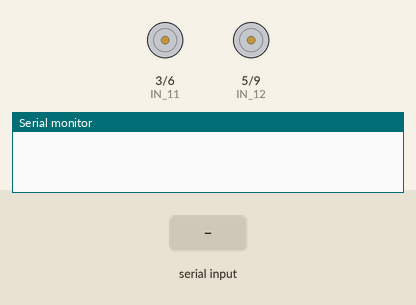
This sketch was run on a simulated Arduino Uno, built with avr-gcc and run on an emulated ATmega328P. On the bench: motor-driver pin pairs drawn as motors (green arrow = first pin HIGH = forward, orange = second pin HIGH = backward, longer = more drive), the last lines printed to the serial monitor. Inputs (shaded band) come from the test bench.

Above: at 1.2 s.
1.3 s: "J\n" received over the second serial link
At 2.2 s:
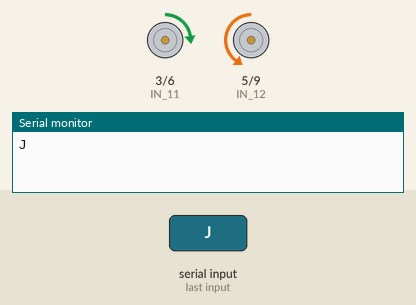
2.8 s: "R\n" received over the second serial link
At 3.3 s:
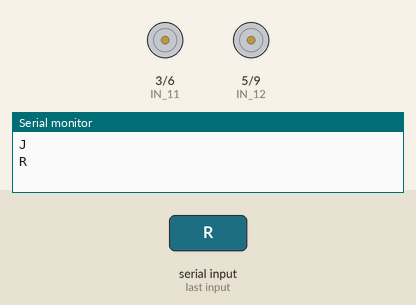
4.3 s: "L\n" received over the second serial link
5.8 s: "F90\n" received over the second serial link
At 6.8 s:
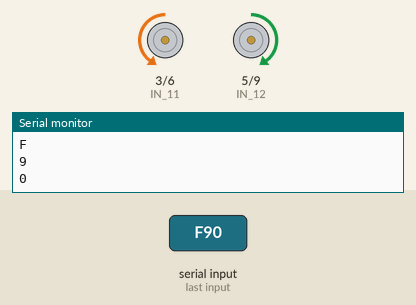
7.3 s: "F,45\n" received over the second serial link
At 7.9 s:
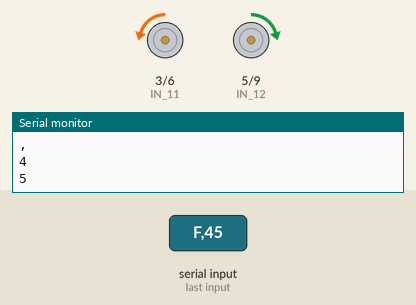
8.8 s: "G90\n" received over the second serial link
At 9.1 s:
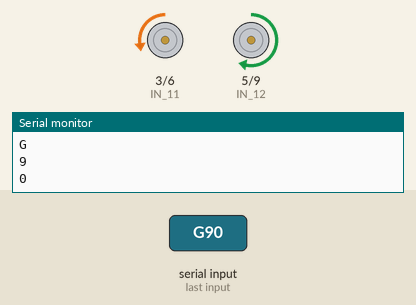
Timing chart, 0 to 11.3 s (numbered marks = the images above; inputs shaded):
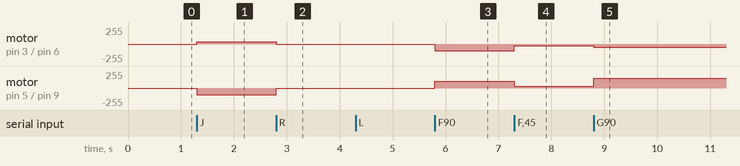

The sketch:

NROv2.ino
```cpp
#include <SoftwareSerial.h>
SoftwareSerial BTSerial(0, 1); // RX | TX

#define IN_11  3        // L298N #1 in 1 motor Front Right
#define IN_12  5        // L298N #1 in 2 motor Front Right
#define IN_21  6       // L298N #2 in 1 motor Front Left
#define IN_22  9        // L298N #2 in 2 motor Front Left

#define fact 3

int sm = 100;

void forward() {
  /*****LEFT MOTORS****/
  analogWrite(IN_22, 0);
  analogWrite(IN_21, sm);

  /*****RIGHT MOTORS****/
  analogWrite(IN_12, sm);
  analogWrite(IN_11, 0);
}

void forward_left() {
  /*****LEFT MOTORS****/
  analogWrite(IN_22, 0);
  analogWrite(IN_21, sm / fact);

  /*****RIGHT MOTORS****/
  analogWrite(IN_12, sm);
  analogWrite(IN_11, 0);
}

void forward_right() {
  /*****LEFT MOTORS****/
  analogWrite(IN_22, 0);
  analogWrite(IN_21, sm);

  /*****RIGHT MOTORS****/
  analogWrite(IN_12, sm / fact);
  analogWrite(IN_11, 0);
}

void back() {
  /*****LEFT MOTORS****/
  analogWrite(IN_22, sm);
  analogWrite(IN_21, 0);

  /*****RIGHT MOTORS****/
  analogWrite(IN_12, 0);
  analogWrite(IN_11, sm);
}

void back_left() {
  /*****LEFT MOTORS****/
  analogWrite(IN_22, sm / fact);
  analogWrite(IN_21, 0);

  /*****RIGHT MOTORS****/
  analogWrite(IN_12, 0);
  analogWrite(IN_11, sm);
}

void back_right() {
  /*****LEFT MOTORS****/
  analogWrite(IN_22, sm);
  analogWrite(IN_21, 0);

  /*****RIGHT MOTORS****/
  analogWrite(IN_12, 0);
  analogWrite(IN_11, sm / fact);
}

void left() {
  /*****LEFT MOTORS****/
  analogWrite(IN_22, sm);
  analogWrite(IN_21, 0);

  /*****RIGHT MOTORS****/
  analogWrite(IN_12, sm);
  analogWrite(IN_11, 0);
}

void right() {
  /*****LEFT MOTORS****/
  analogWrite(IN_22, 0);
  analogWrite(IN_21, sm);

  /*****RIGHT MOTORS****/
  analogWrite(IN_12, 0);
  analogWrite(IN_11, sm);
}

void stop() {
  /*****LEFT MOTORS****/
  analogWrite(IN_22, 0);
  analogWrite(IN_21, 0);

  /*****RIGHT MOTORS****/
  analogWrite(IN_12, 0);
  analogWrite(IN_11, 0);
}

void setup() {
  Serial.begin(9600);
  BTSerial.begin(9600);
}

void loop() {
  if (BTSerial.available()) {
    char c = BTSerial.read();
    if (c != 'S') {
      Serial.write(c);
      Serial.write('\n');
    }
    if (c >= '0' && c <= '9') {
      int speed = (c - '0') + 1;
      sm = 25 * speed;
    }
    if (c == 'F') {
      forward();
    }
    if (c == 'G') {
      forward_left();
    }
    if (c == 'I') {
      forward_right();
    }
    if (c == 'B') {
      back();
    }
    if (c == 'H') {
      back_left();
    }
    if (c == 'J') {
      back_right();
    }
    if (c == 'R') {
      right();
    }
    if (c == 'L') {
      left();
    }
    if (c == 'S') {
      stop();
    }
  }

}
```

Measured:
- after the input at 1.3 s, motor on pin 3 (IN_11) / pin 6 (IN_21): stopped → forward 33/255 at once; motor on pin 5 (IN_12) / pin 9 (IN_22): stopped → backward 100/255 at once
- after the input at 2.8 s, motor on pin 3 (IN_11) / pin 6 (IN_21): forward 33/255 → stopped at once; motor on pin 5 (IN_12) / pin 9 (IN_22): backward 100/255 → stopped at once
- after the input at 5.8 s, motor on pin 3 (IN_11) / pin 6 (IN_21): stopped → backward 100/255 at once; motor on pin 5 (IN_12) / pin 9 (IN_22): stopped → forward 100/255 at once
- after the input at 7.3 s, motor on pin 3 (IN_11) / pin 6 (IN_21): backward 100/255 → backward 25/255 at once; motor on pin 5 (IN_12) / pin 9 (IN_22): forward 100/255 → forward 25/255 at once
- after the input at 8.8 s, motor on pin 3 (IN_11) / pin 6 (IN_21): backward 25/255 → backward 50/255 at once; motor on pin 5 (IN_12) / pin 9 (IN_22): forward 25/255 → forward 150/255 at once
